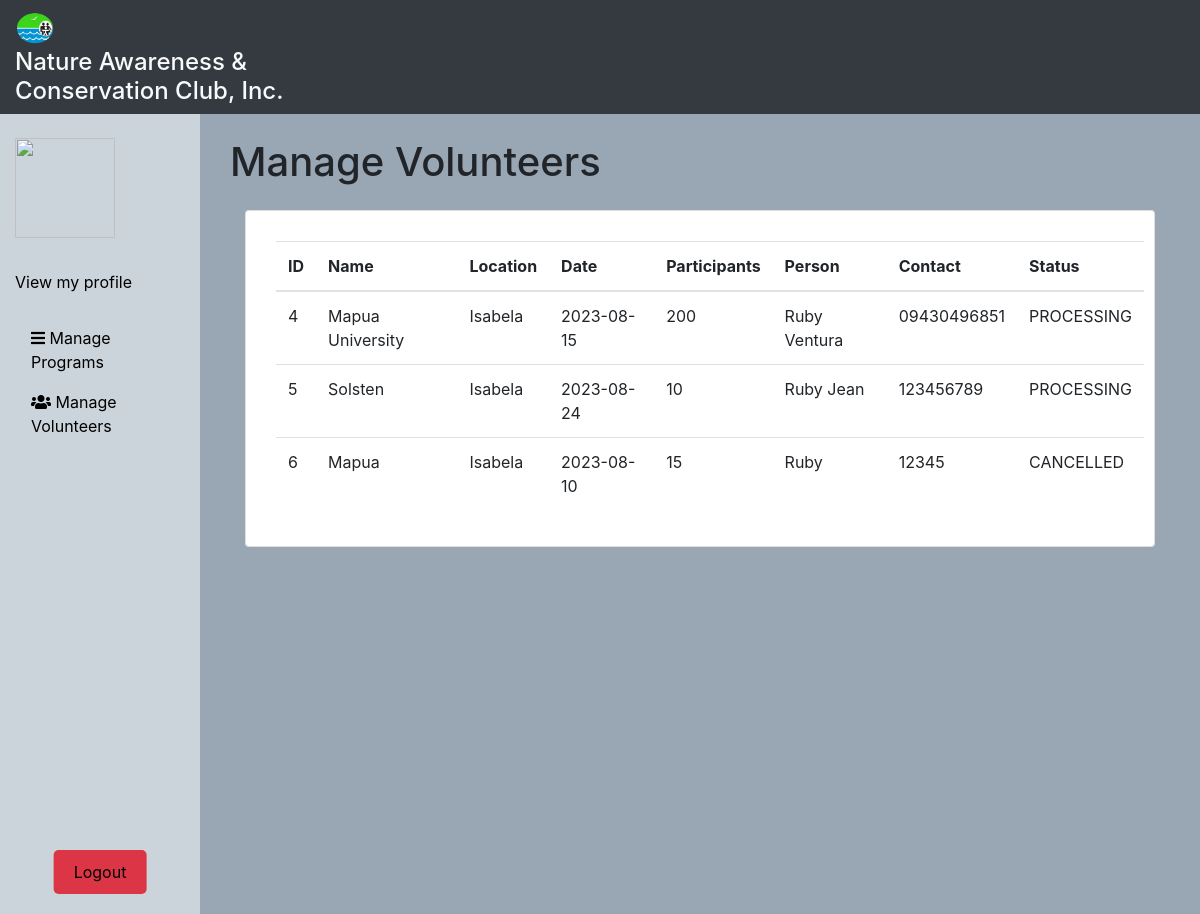
Screenshot of /adminManageVolunteer.php with the database file from the repository.
### tables this page shows
CREATE TABLE `volunteer` (
  `id` int(11) NOT NULL,
  `name` varchar(50) NOT NULL,
  `location` varchar(50) NOT NULL,
  `date` date NOT NULL,
  `participants` int(11) NOT NULL,
  `person` varchar(50) NOT NULL,
  `contact_num` varchar(12) NOT NULL,
  `status` varchar(12) NOT NULL DEFAULT 'PROCESSING',
  `user_id` int(11) NOT NULL,
  `prog_id` int(11) NOT NULL
);

### adminManageVolunteer.php (the view, shortened to what this page needs)
<!DOCTYPE html>
<html lang="en">
<head>
        <?php include('adminpanelheader.php') ?>
<div class="col-md-10 admindetails">
    <div class="container mt-4">
        <h1>Manage Volunteers</h1>
        <div class="container mt-4">
            <div class="card mx-auto">
                <div class="card-body">
                    <form action="#" method="post">
                        <div class="form-group">
                            <table class="table" style="margin: 10px;">
                                <thead>
                                    <tr>
                                        <th>ID</th>
                                        <th>Name</th>
                                        <th>Location</th>
                                        <th>Date</th>
                                        <th>Participants</th>
                                        <th>Person</th>
                                        <th>Contact</th>
                                        <th>Status</th>
                                    </tr>
                                </thead>
                                <tbody>
                                    <?php
                                    $conn = mysqli_connect("localhost", "root", "", "nacci");
                                    $sql = "SELECT * FROM `volunteer`";
                                    $result = $conn->query($sql);
                                    while ($row = $result->fetch_assoc()) {
                                        echo "<tr>
                                        <td>" . $row["id"] . "</td>
                                        <td>" . $row["name"] . "</td>
                                        <td>" . $row["location"] . "</td>
                                        <td>" . $row["date"] . "</td>
                                        <td>" . $row["participants"] . "</td>
                                        <td>" . $row["person"] . "</td>
                                        <td>" . $row["contact_num"] . "</td>
                                        <td>" . $row["status"] . "</td>
                                        </tr>";
                                    }
                                    ?>
                                </tbody>
                            </table>
                        </div>
                    </form>
                </div>
            </div>
        </div>
    </div>
</div>
       <?php include('adminpanelfooter.php') ?>

### adminpanelheader.php (style rules this page uses)
body { margin: 0; padding: 0; }
.admindetails { background-color: #99a6b3; }

### rows the page displays
volunteer: id "4", name "Mapua University", location "Isabela", date "2023-08-15", participants "200", person "Ruby Ventura", contact_num "09430496851", status "PROCESSING"
volunteer: id "5", name "Solsten", location "Isabela", date "2023-08-24", participants "10", person "Ruby Jean", contact_num "123456789", status "PROCESSING"
volunteer: id "6", name "Mapua", location "Isabela", date "2023-08-10", participants "15", person "Ruby", contact_num "12345", status "CANCELLED"
